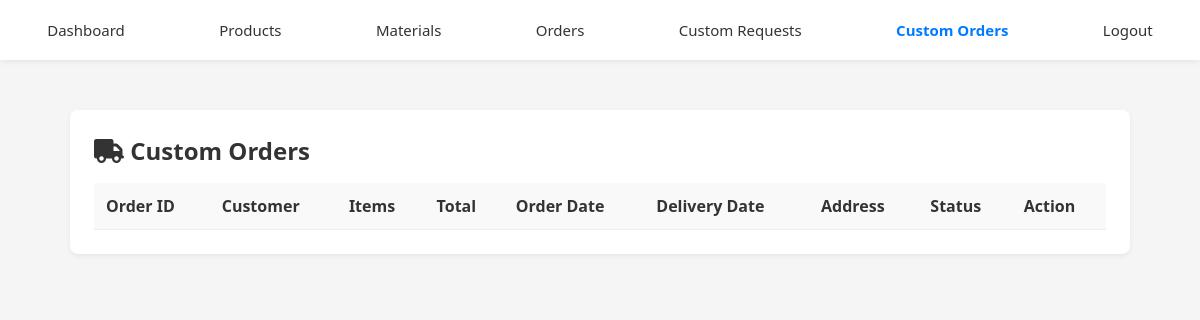
The page /staff/staff_custom_orders.php (signed in) on the database as committed earlier.
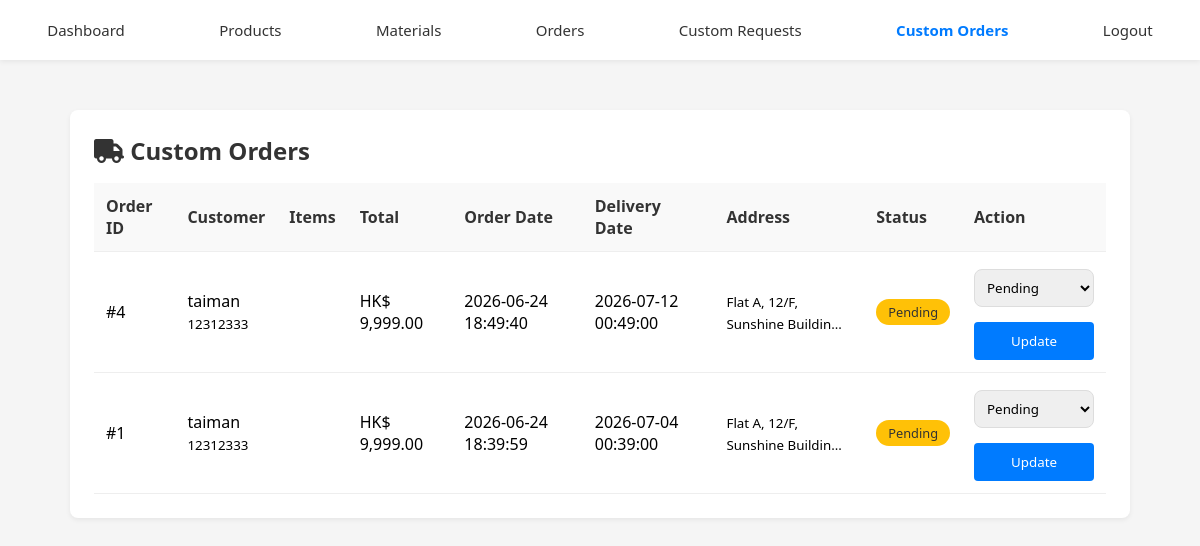
The same page on the database as committed later.
### tables this page shows
CREATE TABLE `customeorders` (
  `coid` int(11) NOT NULL,
  `cfid` int(11) NOT NULL,
  `cfprice` int(11) NOT NULL,
  `qty` int(11) NOT NULL,
  `cototalamount` decimal(10,2) NOT NULL,
  `codate` datetime NOT NULL DEFAULT current_timestamp(),
  `cid` int(11) NOT NULL,
  `codeliverydate` datetime NOT NULL,
  `codeliveraddress` text NOT NULL,
  `costatus` int(11) NOT NULL DEFAULT 1
);

CREATE TABLE `customers` (
  `cid` int(11) NOT NULL,
  `cname` varchar(255) NOT NULL,
  `cpassword` varchar(255) NOT NULL,
  `ctel` varchar(20) NOT NULL,
  `caddr` varchar(255) NOT NULL,
  `company` varchar(255) DEFAULT NULL,
  `cBudget` int(20) NOT NULL
);

### staff/staff_custom_orders.php (the view, shortened to what this page needs)
<?php
require_once 'db_config.php';
$orders = $pdo->query("
    SELECT co.*, c.cname, c.ctel,
           GROUP_CONCAT(CONCAT(cf.cfname, ' x', ocf.coqty) SEPARATOR ', ') AS items
    FROM customeorders co
    JOIN customers c ON co.cid = c.cid
    LEFT JOIN ordercustomefurnitures ocf ON co.coid = ocf.coid
    LEFT JOIN customefurnitures cf ON ocf.cfid = cf.cfid
    GROUP BY co.coid
    ORDER BY co.codate DESC
")->fetchAll();
?>
<!DOCTYPE html>
<html lang="en">
<head>
    <link rel="stylesheet" href="../CSS/staffStyle.css">
    <link rel="stylesheet" href="https://cdnjs.cloudflare.com/ajax/libs/font-awesome/6.0.0/css/all.min.css">
</head>
<body class="body-staff">
    <div class="nav">
        <a href="dashboard.php">Dashboard</a>
        <a href="products.php">Products</a>
        <a href="materials.php">Materials</a>
        <a href="orders.php">Orders</a>
        <a href="staff_custom_requests.php">Custom Requests</a>
        <a href="staff_custom_orders.php" class="active">Custom Orders</a>
        <a href="logout.php">Logout</a>
    </div>
    <div class="staff-container">
        <div class="table-box">
            <h2><i class="fas fa-truck"></i> Custom Orders</h2>
            <div style="overflow-x: auto;">
                <table>
                    <thead>
                        <tr>
                            <th>Order ID</th>
                            <th>Customer</th>
                            <th>Items</th>
                            <th>Total</th>
                            <th>Order Date</th>
                            <th>Delivery Date</th>
                            <th>Address</th>
                            <th>Status</th>
                            <th>Action</th>
                        </tr>
                    </thead>
                    <tbody>
                    <?php foreach ($orders as $o): ?>
                    <tr>
                        <td>#<?php echo $o['coid']; ?></td>
                        <td><?php echo htmlspecialchars($o['cname']); ?><br><small><?php echo htmlspecialchars($o['ctel']); ?></small></td>
                        <td><?php echo htmlspecialchars($o['items']); ?></td>
                        <td>HK$ <?php echo number_format($o['cototalamount'], 2); ?></td>
                        <td><?php echo $o['codate']; ?></td>
                        <td><?php echo $o['codeliverydate']; ?></td>
                        <td><small><?php echo htmlspecialchars(substr($o['codeliveraddress'], 0, 30)); ?>...</small></td>
                        <td><span class="status-badge status-<?php echo $o['costatus']; ?>"><?php echo ['Pending','Processing','Shipped','Delivered','Cancelled'][$o['costatus']-1]; ?></span></td>
                        <td>
                            <form method="post" class="update-form">
                                <select name="costatus">
                                    <option value="1" <?php if ($o['costatus']==1) echo 'selected'; ?>>Pending</option>
                                </select>
                                <button type="submit" name="update_status">Update</button>
                            </form>
                        </td>
                    </tr>
                    <?php endforeach; ?>
                    </tbody>
                </table>
            </div>
        </div>
    </div>
</body>
</html>

Rows that differ between the two databases and show on the page:
added customeorders: coid "4", cid.cname "taiman", cid.ctel "12312333", cototalamount "9,999.00", codate "2026-06-24 18:49:40", codeliverydate "2026-07-12 00:49:00", codeliveraddress "Flat A, 12/F, Sunshine Buildin", costatus "Pending"
added customeorders: coid "1", cid.cname "taiman", cid.ctel "12312333", cototalamount "9,999.00", codate "2026-06-24 18:39:59", codeliverydate "2026-07-04 00:39:00", codeliveraddress "Flat A, 12/F, Sunshine Buildin", costatus "Pending"
